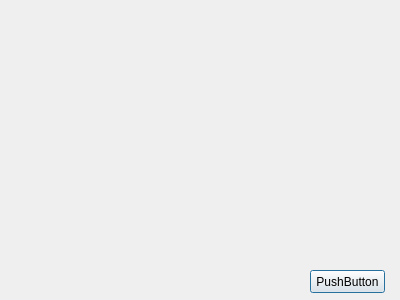
<?xml version="1.0" encoding="UTF-8"?>
<ui version="4.0">
 <class>Vara</class>
 <widget class="QDialog" name="Vara">
  <property name="geometry">
   <rect>
    <x>0</x>
    <y>0</y>
    <width>400</width>
    <height>300</height>
   </rect>
  </property>
  <property name="windowTitle">
   <string>Dialog</string>
  </property>
  <widget class="QPushButton" name="pushButton">
   <property name="geometry">
    <rect>
     <x>310</x>
     <y>270</y>
     <width>75</width>
     <height>23</height>
    </rect>
   </property>
   <property name="text">
    <string>PushButton</string>
   </property>
  </widget>
 </widget>
 <resources/>
 <connections/>
</ui>
